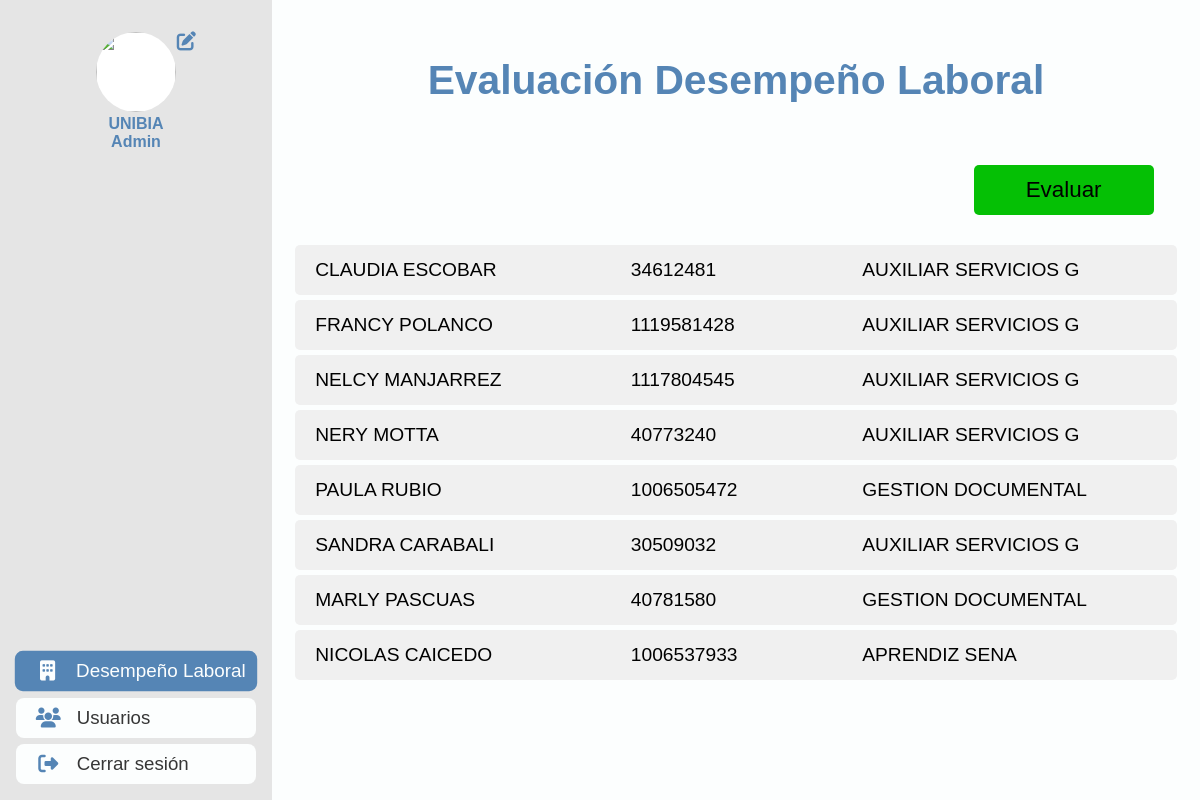
/admin.php (signed in), run on the app's committed database.
### tables this page shows
CREATE TABLE `rol_usuario` (
  `idrol` int(11) NOT NULL,
  `nombre_rol` varchar(45) DEFAULT NULL
);

CREATE TABLE `evaluados` (
  `IdEvaluado` int(11) NOT NULL,
  `IdUser` int(11) NOT NULL,
  `IdEvaluador` int(11) NOT NULL
);

CREATE TABLE `users` (
  `IdUser` int(11) NOT NULL,
  `IdCargo` int(11) NOT NULL,
  `Nombre1` varchar(200) NOT NULL,
  `Nombre2` varchar(200) NOT NULL,
  `Apellido1` varchar(200) NOT NULL,
  `Apellido2` varchar(200) NOT NULL,
  `TypeDocument` varchar(10) NOT NULL,
  `Document` varchar(15) NOT NULL,
  `correo` varchar(200) NOT NULL,
  `Pasword` varchar(50) NOT NULL,
  `telefono` varchar(200) NOT NULL,
  `FotoPerfil` text NOT NULL,
  `Antiguedad` varchar(200) NOT NULL,
  `TiempoServicio` varchar(200) NOT NULL,
  `IdRol` int(11) NOT NULL,
  `Estado` int(11) NOT NULL,
  `Jefe` int(11) NOT NULL,
  `Asignado` int(11) NOT NULL
);

CREATE TABLE `cargos` (
  `IdCargo` int(11) NOT NULL,
  `Cargo` varchar(200) NOT NULL,
  `Descripcion` text NOT NULL,
  `IdDependencia` int(11) NOT NULL,
  `Asignado` int(11) NOT NULL
);

### admin.php (shortened to what this page needs)
<?php
include('./php/Conexion.php');
$rol = (isset($_SESSION['rol'])) ? $_SESSION['rol'] : null;
?>
<!DOCTYPE html>
<html lang="en">
<head>
  <link rel="stylesheet" href="./css/admin.css" />
  <link rel="stylesheet" href="./css/slider.css" />
  <link rel="stylesheet" href="./css/ventana.css" />
  <link rel="stylesheet" href="./css/evadesempeno.css" />
  <link rel="stylesheet" href="https://cdn.jsdelivr.net/npm/swiper@10/swiper-bundle.min.css" />
  <link rel="stylesheet" href="https://cdnjs.cloudflare.com/ajax/libs/toastr.js/latest/toastr.min.css">
</head>
<body>
  <aside id="aside">
    <section class="logo">
      <img src="imgusuario/<?php echo $_SESSION['img']; ?>" alt="" />
      <span class="name_rol">
        <?php
        $sconsult = mysqli_query($conexion, "SELECT * FROM rol_usuario WHERE idrol = $rol");
        $row = mysqli_fetch_assoc($sconsult);
        echo '<p>';
        echo $_SESSION['nombre'];
        echo '</p>';
        echo '<p>';
        echo $row['nombre_rol'];
        echo '</p>';
        ?>
      </span>
      <article class="BtnEditarPerfil" onclick="mostrarUserCard()" title='Editar perfil'>
        <i class="fa-solid fa-pen-to-square"></i>
      </article>
    </section>
    <div id="anuncios">
      <p id="textoAnuncio"></p>
    </div>
    <nav id="contenedor-botones">
      <button class="botones pri" id="11" onclick="mostrarContenedor('Ambientes',this)">
        <i class="fas fa-building pri"></i>
        <p class="pri">Desempeño Laboral</p>
      </button>
      <?php
      if ($rol == 1) {
        ?>
        <button class='botones' id='7' onclick='mostrarContenedor("Usuarios",this)'>
          <i class='fas fa-users'></i>
          <p>Usuarios</p>
        </button>
        <?php
      }
      ?>
      <button class="botones" id="8" onclick="cerrarSesion()">
        <i class="fas fa-sign-out-alt"></i>
        <p>Cerrar sesión</p>
      </button>
    </nav>
  </aside>
  <main id="main">
    <section class="pages" id="Ambientes">
      <div class="evaluacion_laboral">
        <div class="first_line">
          <h1>Evaluación Desempeño Laboral </h1>
        </div>
        <div class="second_line">
          <div class="boton_Eva" onclick="desplegar()">
            <p>Evaluar</p>
          </div>
        </div>
        <div class="third_line">
          <?php
          $id_evaluador = $_SESSION['id_evaluador'];
          $user_evaluado = mysqli_query($conexion, "SELECT * FROM evaluados WHERE IdEvaluador = $id_evaluador");
          if (mysqli_num_rows($user_evaluado) > 0) {
            while ($row = mysqli_fetch_assoc($user_evaluado)) {
              $id_evaluado = $row["IdUser"];
              $IdEvaluado = $row['IdEvaluado'];
              $show = mysqli_query($conexion, "SELECT * FROM users WHERE IdUser = $id_evaluado AND Estado = 1");
              if (mysqli_num_rows($show) > 0) {
                $datos = mysqli_fetch_assoc($show);
                $name = $datos['Nombre1'];
                $apellido = $datos['Apellido1'];
                $documento = $datos['Document'];
                $id_cargo = $datos['IdCargo'];
                $cargos = mysqli_query($conexion, "SELECT * FROM cargos where IdCargo = $id_cargo ");
                $cargo = mysqli_fetch_assoc($cargos);
                $name_cargo = $cargo["Cargo"];
                echo "<div class='user_line' onclick='AbrirVentanaV(this)' data-eva='$IdEvaluado'  data-infoUser='$id_evaluado'  >
                <div class='name TextU'>
                    $name $apellido
                </div>
                <div class='document TextU'>
                   $documento
                </div>
                <div  class='cargo TextU'>
                   $name_cargo
                </div>
            </div>";
              }
            }
          } else {
            echo '<div class="UserEva">
            <img  src="./img/users.png">
            <p>Actualmente, no tienes usuarios asignados para evaluar.</p>
            </div>';
          }
          ?>
        </div>
      </div>
    </section>
  </main>
</body>
</html>

### css/admin.css (style rules this page uses)
* { margin: 0; padding: 0; box-sizing: border-box; font-family: sans-serif; --swiper-navigation-size: 20px !important; }
:root { --resalt: #5585b5; }
button { border: none; outline: none; }
body { height: 100vh; display: flex; overflow: hidden; }
#aside { width: 17rem; height: 100vh; background-color: #e5e5e5; display: flex; flex-direction: column; padding: 1em 0.5em; transition: all 0.3s ease !important; }
.logo { position: relative; display: flex; width: 100%; align-items: center; flex-direction: column; justify-content: center; padding: 1em 0.5em; gap: 0.2em; }
.BtnEditarPerfil { position: absolute; bottom: 117px; right: 68px; width: 1.2rem; height: 1.2rem; cursor: pointer; }
.Btninforme, .BtnEditarPerfil, .BtnCargueAsignacion { color: var(--resalt) !important; font-size: 1.2em !important; }
.name_rol { display: flex; flex-direction: column; justify-content: center; align-items: center; }
.logo > img { width: 80px; height: 80px; border-radius: 50%; background-color: #fff; object-fit: cover; }
.logo > span { font-family: "Gill Sans", "Gill Sans MT", Calibri, "Trebuchet MS", sans-serif; font-size: 1em; font-weight: 600; color: var(--resalt); }
#contenedor-botones { display: flex; flex-direction: column; flex: 1; justify-content: flex-end; gap: 0.4em; align-items: center; }
.botones { display: flex; width: 15rem; height: 2.5rem; border: none; outline: none; align-items: center; gap: 1em; padding-left: 1.3em; border-radius: 0.6em; background-color: #fcfefe; cursor: pointer; position: relative; transform: scale(1); transition: all 0.3s ease; }
.botones > i { font-size: 1.5em; width: 1.5em; color: var(--resalt); }
.botones > p { font-size: 1.4em; color: #363636; font-family: Arial, Helvetica, sans-serif; }
#main { flex: 1; display: flex; background-color: #fcfefe; }
.pages { height: 100vh; overflow: auto; flex: 1; }
#Ambientes { padding: 0.5em; height: 100%; flex-direction: column; }
#Ambientes { padding: 0 !important; }
.active-nav { background-color: var(--resalt); transform: scale(1.01); }
.active-nav-p { color: #fcfefe !important; }
#anuncios { margin-top: 1em; margin-bottom: 0.5em; width: 95%; align-self: center; overflow: hidden; display: flex; flex-direction: column; gap: 0.5em; position: relative; }
#textoAnuncio { padding: 0.5em !important; font-size: 15px; white-space: nowrap; cursor: context-menu; overflow: hidden; text-overflow: ellipsis; text-align: center; z-index: 1; color: var(--resalt); font-family: "Gill Sans", "Gill Sans MT", Calibri, "Trebuchet MS", sans-serif; }

### css/evadesempeno.css (style rules this page uses)
.evaluacion_laboral { display: flex; align-items: center; flex-direction: column; height: 100%; }
.first_line { display: flex; justify-content: center; color: #5585b5; height: 20%; align-items: center; font-size: 1.7em; }
.second_line { display: flex; align-items: center; gap: 2px; justify-content: flex-end; width: 90%; height: 60px; border-radius: 5px; }
.boton_Eva { display: flex; justify-content: center; align-items: center; background-color: rgb(5, 192, 5); width: 180px; height: 50px; border-radius: 5px; font-size: 1.4em; cursor: pointer; }
.third_line { width: 95%; margin-top: 25px; height: 65%; display: flex; flex-direction: column; gap: 5px; }
.user_line { display: flex; align-items: center; justify-content: space-between; background-color: #f0f0f0; height: 50px; border-radius: 5px; font-size: 1.2em; padding: 20px; cursor: pointer; transition: 0.4s; }
.name { width: 30%; }
.TextU { display: flex; justify-content: flex-start; }
.document { width: 20%; }
.cargo { width: 35%; }

### data on the page
rol_usuario: nombre_rol "Admin"
evaluados: IdUser.Nombre1 "CLAUDIA", IdUser.Apellido1 "ESCOBAR", IdUser.Document "34612481", cargos.Cargo "AUXILIAR SERVICIOS G"
evaluados: IdUser.Nombre1 "FRANCY", IdUser.Apellido1 "POLANCO", IdUser.Document "1119581428", cargos.Cargo "AUXILIAR SERVICIOS G"
evaluados: IdUser.Nombre1 "NELCY", IdUser.Apellido1 "MANJARREZ", IdUser.Document "1117804545", cargos.Cargo "AUXILIAR SERVICIOS G"
evaluados: IdUser.Nombre1 "NERY", IdUser.Apellido1 "MOTTA", IdUser.Document "40773240", cargos.Cargo "AUXILIAR SERVICIOS G"
evaluados: IdUser.Nombre1 "PAULA", IdUser.Apellido1 "RUBIO", IdUser.Document "1006505472", cargos.Cargo "GESTION DOCUMENTAL"
evaluados: IdUser.Nombre1 "SANDRA", IdUser.Apellido1 "CARABALI", IdUser.Document "30509032", cargos.Cargo "AUXILIAR SERVICIOS G"
evaluados: IdUser.Nombre1 "MARLY", IdUser.Apellido1 "PASCUAS", IdUser.Document "40781580", cargos.Cargo "GESTION DOCUMENTAL"
evaluados: IdUser.Nombre1 "NICOLAS", IdUser.Apellido1 "CAICEDO", IdUser.Document "1006537933", cargos.Cargo "APRENDIZ SENA"

### other printed values
$_SESSION['nombre'] "UNIBIA"
